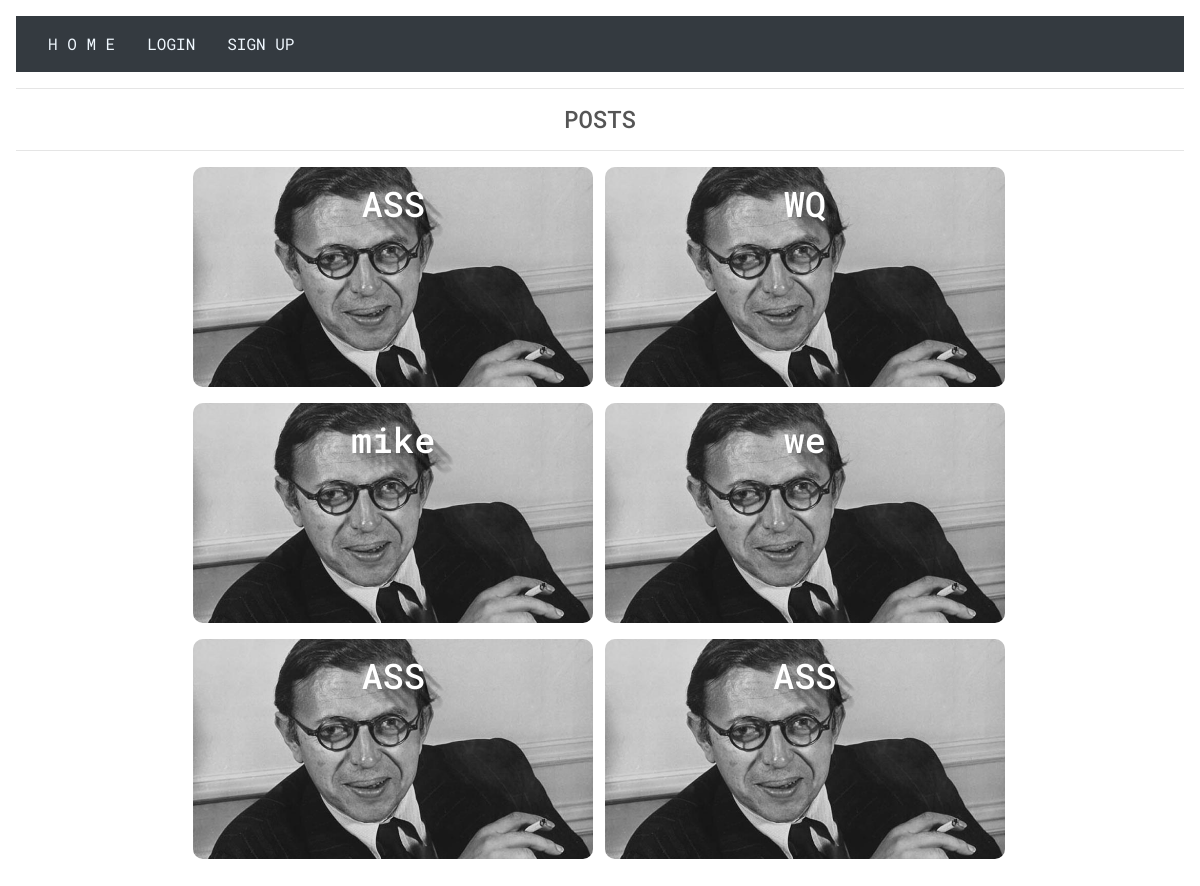
The page / on the database its author committed.
### blog/models.py (models this page shows, shortened)
class Post(models.Model):
    title = models.CharField(max_length=150)
    body = models.TextField()
    image = models.ImageField(upload_to='images', blank=True, null=True)
    liked = models.ManyToManyField(User, default=None, blank=True, related_name='liked')
    author = models.ForeignKey(User, on_delete=models.CASCADE, related_name='author')

### blog/views.py (the view)
# urls.py: path('', post_view, name='post'),
def post_view(request):
    posts = Post.objects.all()
    user = request.user
    context = {'posts': posts, 'user': user}
    return render(request, 'blog/post.html', context)

### templates/blog/post.html (shortened to what this page needs)
{% extends 'base.html' %}
{% load static %}
{% block link %}
<link rel="stylesheet" href="{% static 'css/post.css' %}">
{% endblock %}
{% block content %}
<hr>
<h4>POSTS</h4>
<hr>
{% for post in posts %}
<a href="{% url 'detail' post.id %}"><div class="flip flip-vertical">
  <div class="front" style="background-image: url({{post.image.url}})">
    <h1 class="text-shadow">{{post.author}}</hi>
  </div>
</div></a>
{% endfor %}
{% endblock %}

### templates/base.html (shortened to what this page needs)
<!DOCTYPE html>
<html lang="en">
<head>
    <link rel="stylesheet" href="https://stackpath.bootstrapcdn.com/bootstrap/4.3.1/css/bootstrap.min.css">
    {% block link %}
    {% endblock %}
</head>
<body>
    <nav class="navbar navbar-dark bg-dark">
    <ul class="nav justify-content-center">
        <li class="nav-item">
            <a class="nav-link active" href="{% url 'post' %}" style="color: aliceblue;">H O M E</a>
        </li>
        {% if not user.is_authenticated %}
        <li class="nav-item">
          <a class="nav-link" href="{% url 'login' %}" style="color: aliceblue">LOGIN</a>
        </li>
        <li class="nav-item">
          <a class="nav-link" href="{% url 'register' %}" style="color: aliceblue">SIGN UP</a>
        </li>
        {% endif %}
      </ul>
    </nav>
    {% block content %}
    {% endblock %}
</body>
</html>

### static/css/post.css (style rules this page uses)
* { box-sizing: border-box; font-weight: normal; }
body { color: #555; background: white; text-align: center; font-family: 'Roboto Mono'; padding: 1em; }
h1 { font-size: 2.2em; }
.flip { position: relative; }
.flip > .front, .flip > .back { display: block; transition-timing-function: cubic-bezier(0.175, 0.885, 0.32, 1.275); transition-duration: .5s; transition-property: transform, opacity; }
.flip > .front { transform: rotateY(0deg); }
.flip { position: relative; display: inline-block; margin-right: 2px; margin-bottom: 1em; width: 400px; }
.flip > .front, .flip > .back { display: block; color: white; width: inherit; background-size: cover !important; background-position: center !important; height: 220px; padding: 1em 2em; background: #313131; border-radius: 10px; }
.text-shadow { text-shadow: 1px 1px rgba(0, 0, 0, 0.04), 2px 2px rgba(0, 0, 0, 0.04), 3px 3px rgba(0, 0, 0, 0.04), 4px 4px rgba(0, 0, 0, 0.04), 0.125rem 0.125rem rgba(0, 0, 0, 0.04), 6px 6px rgba(0, 0, 0, 0.04), 7px 7px rgba(0, 0, 0, 0.04), 8px 8px rgba(0, 0, 0, 0.04), 9px 9px rgba(0, 0, 0, 0.04), 0.3125rem 0.3125rem rgba(0, 0, 0, 0.04), 11px 11px rgba(0, 0, 0, 0.04), 12px 12px rgba(0, 0, 0, 0.04), 13px 13px rgba(0, 0, 0, 0.04), 14px 14px rgba(0, 0, 0, 0.04), 0.625rem 0.625rem rgba(0, 0, 0, 0.04), 16px 16px rgba(0, 0, 0, 0.04), 17px 17px rgba(0, 0, 0, 0.04), 18px 18px rgba(0, 0, 0, 0.04), 19px 19px rgba(0, 0, 0, 0.04), 1.25rem 1.25rem rgba(0, 0, 0, 0.04); }

### rows shown on the page
Post: image (picture), author "ASS"
Post: image (picture), author "WQ"
Post: image (picture), author "mike"
Post: image (picture), author "we"
Post: image (picture), author "ASS"
Post: image (picture), author "ASS"
